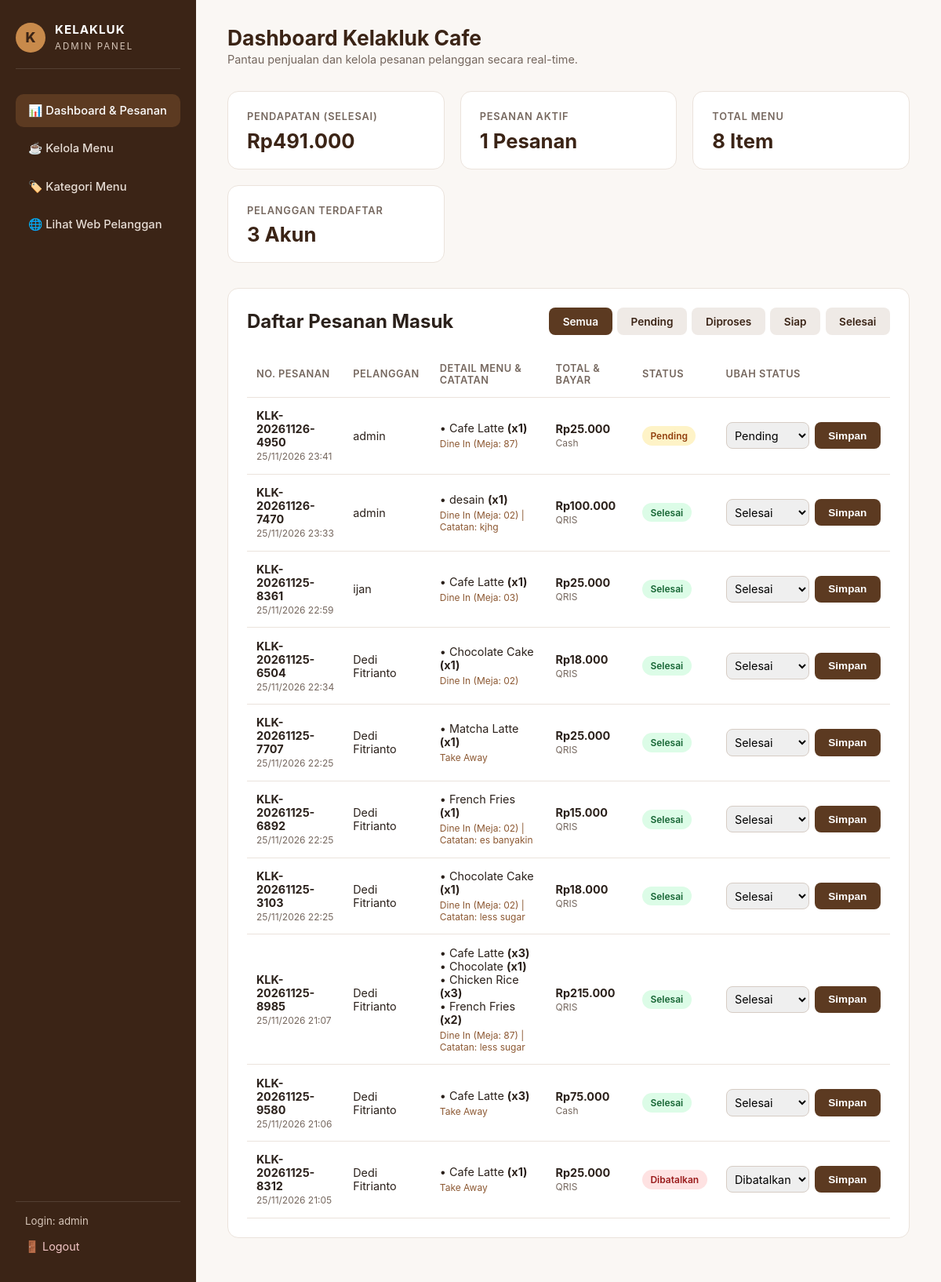
/admin/dashboard.php (signed in), run on the app's committed database.
### tables this page shows
CREATE TABLE `orders` (
  `id` int(11) NOT NULL,
  `user_id` int(11) NOT NULL,
  `nomor_pesanan` varchar(50) NOT NULL,
  `total_harga` decimal(12,2) NOT NULL,
  `catatan` text DEFAULT NULL,
  `metode_pembayaran` varchar(50) DEFAULT NULL,
  `status` enum('pending','diproses','siap','selesai','dibatalkan') DEFAULT 'pending',
  `created_at` timestamp NOT NULL DEFAULT current_timestamp()
);

CREATE TABLE `users` (
  `id` int(11) NOT NULL,
  `nama` varchar(100) NOT NULL,
  `email` varchar(100) NOT NULL,
  `password` varchar(255) NOT NULL,
  `no_hp` varchar(20) DEFAULT NULL,
  `alamat` text DEFAULT NULL,
  `role` enum('customer','admin') DEFAULT 'customer',
  `created_at` timestamp NOT NULL DEFAULT current_timestamp()
);

CREATE TABLE `order_items` (
  `id` int(11) NOT NULL,
  `order_id` int(11) NOT NULL,
  `product_id` int(11) NOT NULL,
  `jumlah` int(11) NOT NULL,
  `harga` decimal(12,2) NOT NULL,
  `subtotal` decimal(12,2) NOT NULL
);

CREATE TABLE `products` (
  `id` int(11) NOT NULL,
  `category_id` int(11) DEFAULT NULL,
  `nama_produk` varchar(150) NOT NULL,
  `deskripsi` text DEFAULT NULL,
  `harga` decimal(12,2) NOT NULL,
  `gambar` varchar(255) DEFAULT NULL,
  `status` enum('tersedia','habis') DEFAULT 'tersedia',
  `created_at` timestamp NOT NULL DEFAULT current_timestamp()
);

### admin/auth_check.php (called while the page is built, shortened)
<?php
function e($value) {
    return htmlspecialchars((string) $value, ENT_QUOTES, 'UTF-8');
}
function rupiah($value) {
    return 'Rp' . number_format((float) $value, 0, ',', '.');
}

### admin/dashboard.php (the view, shortened to what this page needs)
<?php
require_once 'auth_check.php';
$totalPendapatan = $conn->query("SELECT COALESCE(SUM(total_harga), 0) FROM orders WHERE status = 'selesai'")->fetchColumn();
$pesananAktif = $conn->query("SELECT COUNT(*) FROM orders WHERE status IN ('pending', 'diproses', 'siap')")->fetchColumn();
$totalProduk = $conn->query("SELECT COUNT(*) FROM products")->fetchColumn();
$totalPelanggan = $conn->query("SELECT COUNT(*) FROM users WHERE role != 'admin' OR role IS NULL")->fetchColumn();
$filterStatus = $_GET['status'] ?? '';
if ($filterStatus !== '') {
    $stmtOrders = $conn->prepare("
        SELECT orders.*, users.nama AS nama_pelanggan
        FROM orders
        LEFT JOIN users ON orders.user_id = users.id
        WHERE orders.status = ?
        ORDER BY orders.created_at DESC
    ");
    $stmtOrders->execute([$filterStatus]);
} else {
    $stmtOrders = $conn->query("
        SELECT orders.*, users.nama AS nama_pelanggan
        FROM orders
        LEFT JOIN users ON orders.user_id = users.id
        ORDER BY orders.created_at DESC
    ");
}
$orders = $stmtOrders->fetchAll();
$stmtItems = $conn->prepare("
    SELECT order_items.jumlah, products.nama_produk
    FROM order_items
    LEFT JOIN products ON order_items.product_id = products.id
    WHERE order_items.order_id = ?
");
?>
<!DOCTYPE html>
<html lang="id">
<head>
    <link rel="stylesheet" href="../assets/css/admin.css">
</head>
<body>
    <aside class="admin-sidebar">
        <div>
            <a href="dashboard.php" class="admin-brand">
                <span class="admin-brand-mark">K</span>
                <span>
                    <strong>KELAKLUK</strong>
                    <small>ADMIN PANEL</small>
                </span>
            </a>
            <nav class="admin-nav">
                <a href="dashboard.php" class="active">📊 Dashboard & Pesanan</a>
                <a href="products.php">☕ Kelola Menu</a>
                <a href="categories.php">🏷️ Kategori Menu</a>
                <a href="../pages/home.php" target="_blank">🌐 Lihat Web Pelanggan</a>
            </nav>
        </div>
        <div class="admin-sidebar-footer">
            <small style="color: #d6c5b8; padding: 0 0.75rem;">
                Login: <?= e($_SESSION['nama'] ?? 'Admin'); ?>
            </small>
            <a href="../auth/logout.php">🚪 Logout</a>
        </div>
    </aside>
    <main class="admin-main">
        <div class="admin-topbar">
            <div>
                <h1>Dashboard Kelakluk Cafe</h1>
                <p>Pantau penjualan dan kelola pesanan pelanggan secara real-time.</p>
            </div>
        </div>
        <section class="stats-grid">
            <div class="stat-card">
                <span>Pendapatan (Selesai)</span>
                <strong><?= rupiah($totalPendapatan); ?></strong>
            </div>
            <div class="stat-card">
                <span>Pesanan Aktif</span>
                <strong><?= (int) $pesananAktif; ?> Pesanan</strong>
            </div>
            <div class="stat-card">
                <span>Total Menu</span>
                <strong><?= (int) $totalProduk; ?> Item</strong>
            </div>
            <div class="stat-card">
                <span>Pelanggan Terdaftar</span>
                <strong><?= (int) $totalPelanggan; ?> Akun</strong>
            </div>
        </section>
        <section class="admin-card">
            <div class="admin-card-header">
                <h2>Daftar Pesanan Masuk</h2>
                <div style="display: flex; gap: 0.4rem; flex-wrap: wrap;">
                    <a href="dashboard.php" class="btn <?= $filterStatus === '' ? 'btn-primary' : 'btn-secondary'; ?>">Semua</a>
                    <a href="dashboard.php?status=pending" class="btn <?= $filterStatus === 'pending' ? 'btn-primary' : 'btn-secondary'; ?>">Pending</a>
                    <a href="dashboard.php?status=diproses" class="btn <?= $filterStatus === 'diproses' ? 'btn-primary' : 'btn-secondary'; ?>">Diproses</a>
                    <a href="dashboard.php?status=siap" class="btn <?= $filterStatus === 'siap' ? 'btn-primary' : 'btn-secondary'; ?>">Siap</a>
                    <a href="dashboard.php?status=selesai" class="btn <?= $filterStatus === 'selesai' ? 'btn-primary' : 'btn-secondary'; ?>">Selesai</a>
                </div>
            </div>
            <div class="table-responsive">
                <table class="admin-table">
                    <thead>
                        <tr>
                            <th>No. Pesanan</th>
                            <th>Pelanggan</th>
                            <th>Detail Menu & Catatan</th>
                            <th>Total & Bayar</th>
                            <th>Status</th>
                            <th>Ubah Status</th>
                        </tr>
                    </thead>
                    <tbody>
                        <?php if (empty($orders)): ?>
                            <tr>
                                <td colspan="6" style="text-align: center; color: #75675e; padding: 2rem;">
                                    Belum ada pesanan pada kategori ini.
                                </td>
                            </tr>
                        <?php else: ?>
                            <?php foreach ($orders as $order): ?>
                                <?php
                                $stmtItems->execute([$order['id']]);
                                $items = $stmtItems->fetchAll();
                                ?>
                                <tr>
                                    <td>
                                        <strong><?= e($order['nomor_pesanan']); ?></strong><br>
                                        <small style="color: #75675e;"><?= date('d/m/Y H:i', strtotime($order['created_at'])); ?></small>
                                    </td>
                                    <td><?= e($order['nama_pelanggan'] ?? 'Pelanggan'); ?></td>
                                    <td>
                                        <?php foreach ($items as $item): ?>
                                            <div>• <?= e($item['nama_produk']); ?> <strong>(x<?= (int) $item['jumlah']; ?>)</strong></div>
                                        <?php endforeach; ?>
                                        <?php if (!empty($order['catatan'])): ?>
                                            <small style="color: #8c5832; display: block; margin-top: 0.25rem;">
                                                <?= e($order['catatan']); ?>
                                            </small>
                                        <?php endif; ?>
                                    </td>
                                    <td>
                                        <strong><?= rupiah($order['total_harga']); ?></strong><br>
                                        <small style="color: #75675e;"><?= e($order['metode_pembayaran']); ?></small>
                                    </td>
                                    <td>
                                        <span class="badge badge-<?= e($order['status']); ?>">
                                            <?= e($order['status']); ?>
                                        </span>
                                    </td>
                                    <td>
                                        <form method="POST" style="display: flex; gap: 0.4rem;">
                                            <select name="status" class="form-control" style="padding: 0.4rem;">
                                                <?php foreach (['pending', 'diproses', 'siap', 'selesai', 'dibatalkan'] as $st): ?>
                                                    <option value="<?= $st; ?>" <?= $order['status'] === $st ? 'selected' : ''; ?>>
                                                        <?= ucfirst($st); ?>
                                                    </option>
                                                <?php endforeach; ?>
                                            </select>
                                            <button type="submit" class="btn btn-primary">Simpan</button>
                                        </form>
                                    </td>
                                </tr>
                            <?php endforeach; ?>
                        <?php endif; ?>
                    </tbody>
                </table>
            </div>
        </section>
    </main>
</body>
</html>

### assets/css/admin.css (style rules this page uses)
:root { --coffee-dark: #3b2416; --coffee-primary: #5c3a21; --coffee-accent: #c88a4b; --cream-bg: #faf7f4; --card-bg: #ffffff; --text-main: #2b211b; --text-muted: #75675e; --border-color: #ebe3dc; }
* { box-sizing: border-box; margin: 0; padding: 0; }
body { font-family: -apple-system, BlinkMacSystemFont, "Segoe UI", Roboto, sans-serif; background-color: var(--cream-bg); color: var(--text-main); display: flex; min-height: 100vh; }
.admin-sidebar { width: 250px; background-color: var(--coffee-dark); color: #fff; padding: 1.75rem 1.25rem; display: flex; flex-direction: column; justify-content: space-between; position: fixed; top: 0; bottom: 0; left: 0; }
.admin-brand { display: flex; align-items: center; gap: 0.75rem; text-decoration: none; color: #fff; margin-bottom: 2rem; padding-bottom: 1.25rem; border-bottom: 1px solid rgba(255, 255, 255, 0.12); }
.admin-brand-mark { width: 38px; height: 38px; border-radius: 50%; background: var(--coffee-accent); color: var(--coffee-dark); font-weight: 800; display: grid; place-items: center; font-size: 1.1rem; }
.admin-brand strong { display: block; letter-spacing: 1px; font-size: 0.95rem; }
.admin-brand small { color: #d6c5b8; font-size: 0.72rem; letter-spacing: 2px; }
.admin-nav { display: flex; flex-direction: column; gap: 0.4rem; }
.admin-nav a { color: #e6dcd4; text-decoration: none; padding: 0.75rem 1rem; border-radius: 10px; font-size: 0.92rem; font-weight: 500; transition: 0.2s; }
.admin-nav a:hover, .admin-nav a.active { background-color: var(--coffee-primary); color: #fff; }
.admin-sidebar-footer { border-top: 1px solid rgba(255, 255, 255, 0.12); padding-top: 1rem; display: flex; flex-direction: column; gap: 0.5rem; }
.admin-sidebar-footer a { color: #f3c6c6; text-decoration: none; font-size: 0.9rem; padding: 0.5rem 0.75rem; }
.admin-main { margin-left: 250px; flex: 1; padding: 2rem 2.5rem; }
.admin-topbar { display: flex; justify-content: space-between; align-items: center; margin-bottom: 2rem; }
.admin-topbar h1 { font-size: 1.65rem; color: var(--coffee-dark); }
.admin-topbar p { color: var(--text-muted); font-size: 0.9rem; margin-top: 0.2rem; }
.stats-grid { display: grid; grid-template-columns: repeat(auto-fit, minmax(210px, 1fr)); gap: 1.25rem; margin-bottom: 2rem; }
.stat-card { background: var(--card-bg); border: 1px solid var(--border-color); border-radius: 14px; padding: 1.25rem 1.5rem; }
.stat-card span { font-size: 0.8rem; text-transform: uppercase; letter-spacing: 0.8px; color: var(--text-muted); font-weight: 600; }
.stat-card strong { display: block; font-size: 1.6rem; color: var(--coffee-dark); margin-top: 0.4rem; }
.admin-card { background: var(--card-bg); border: 1px solid var(--border-color); border-radius: 14px; padding: 1.5rem; margin-bottom: 1.5rem; }
.admin-card-header { display: flex; justify-content: space-between; align-items: center; margin-bottom: 1.25rem; flex-wrap: wrap; gap: 1rem; }
.table-responsive { overflow-x: auto; }
.admin-table { width: 100%; border-collapse: collapse; font-size: 0.9rem; }
.admin-table th, .admin-table td { padding: 0.9rem 0.75rem; text-align: left; border-bottom: 1px solid var(--border-color); vertical-align: middle; }
.admin-table th { color: var(--text-muted); font-weight: 600; font-size: 0.8rem; text-transform: uppercase; letter-spacing: 0.5px; }
.badge { display: inline-block; padding: 0.3rem 0.65rem; border-radius: 999px; font-size: 0.75rem; font-weight: 600; text-transform: capitalize; }
.badge-pending { background: #fef3c7; color: #92400e; }
.badge-selesai, .badge-tersedia { background: #dcfce7; color: #166534; }
.badge-dibatalkan, .badge-habis { background: #fee2e2; color: #991b1b; }
.form-control { padding: 0.65rem 0.85rem; border: 1px solid #d6ccc4; border-radius: 8px; font-size: 0.9rem; font-family: inherit; }
.btn { padding: 0.6rem 1.1rem; border: none; border-radius: 8px; font-size: 0.85rem; font-weight: 600; cursor: pointer; text-decoration: none; display: inline-flex; align-items: center; gap: 0.4rem; }
.btn-primary { background: var(--coffee-primary); color: #fff; }
.btn-secondary { background: #efeae6; color: var(--coffee-dark); }

### data on the page
orders: nomor_pesanan "KLK-20261126-4950", created_at "25/11/2026 23:41", user.nama "admin", catatan "Dine In (Meja: 87)", total_harga "Rp25.000", metode_pembayaran "Cash", status "Pending"
order_items: product.nama_produk "Cafe Latte", jumlah "1"
orders: nomor_pesanan "KLK-20261126-7470", created_at "25/11/2026 23:33", user.nama "admin", catatan "Dine In (Meja: 02) | Catatan: kjhg", total_harga "Rp100.000", metode_pembayaran "QRIS", status "Selesai"
order_items: product.nama_produk "desain", jumlah "1"
orders: nomor_pesanan "KLK-20261125-8361", created_at "25/11/2026 22:59", user.nama "ijan", catatan "Dine In (Meja: 03)", total_harga "Rp25.000", metode_pembayaran "QRIS", status "Selesai"
orders: nomor_pesanan "KLK-20261125-6504", created_at "25/11/2026 22:34", user.nama "Dedi Fitrianto", catatan "Dine In (Meja: 02)", total_harga "Rp18.000", metode_pembayaran "QRIS", status "Selesai"
order_items: product.nama_produk "Chocolate Cake", jumlah "1"
orders: nomor_pesanan "KLK-20261125-7707", created_at "25/11/2026 22:25", user.nama "Dedi Fitrianto", catatan "Take Away", total_harga "Rp25.000", metode_pembayaran "QRIS", status "Selesai"
order_items: product.nama_produk "Matcha Latte", jumlah "1"
orders: nomor_pesanan "KLK-20261125-6892", created_at "25/11/2026 22:25", user.nama "Dedi Fitrianto", catatan "Dine In (Meja: 02) | Catatan: es banyakin", total_harga "Rp15.000", metode_pembayaran "QRIS", status "Selesai"
order_items: product.nama_produk "French Fries", jumlah "1"
orders: nomor_pesanan "KLK-20261125-3103", created_at "25/11/2026 22:25", user.nama "Dedi Fitrianto", catatan "Dine In (Meja: 02) | Catatan: less sugar", total_harga "Rp18.000", metode_pembayaran "QRIS", status "Selesai"
orders: nomor_pesanan "KLK-20261125-8985", created_at "25/11/2026 21:07", user.nama "Dedi Fitrianto", catatan "Dine In (Meja: 87) | Catatan: less sugar", total_harga "Rp215.000", metode_pembayaran "QRIS", status "Selesai"
order_items: product.nama_produk "Cafe Latte", jumlah "3"
order_items: product.nama_produk "Chocolate", jumlah "1"
order_items: product.nama_produk "Chicken Rice", jumlah "3"
order_items: product.nama_produk "French Fries", jumlah "2"
orders: nomor_pesanan "KLK-20261125-9580", created_at "25/11/2026 21:06", user.nama "Dedi Fitrianto", catatan "Take Away", total_harga "Rp75.000", metode_pembayaran "Cash", status "Selesai"
orders: nomor_pesanan "KLK-20261125-8312", created_at "25/11/2026 21:05", user.nama "Dedi Fitrianto", catatan "Take Away", total_harga "Rp25.000", metode_pembayaran "QRIS", status "Dibatalkan"

### other printed values
$_SESSION['nama'] "admin"
rupiah($totalPendapatan) "Rp491.000"
$pesananAktif "1"
$totalProduk "8"
$totalPelanggan "3"
